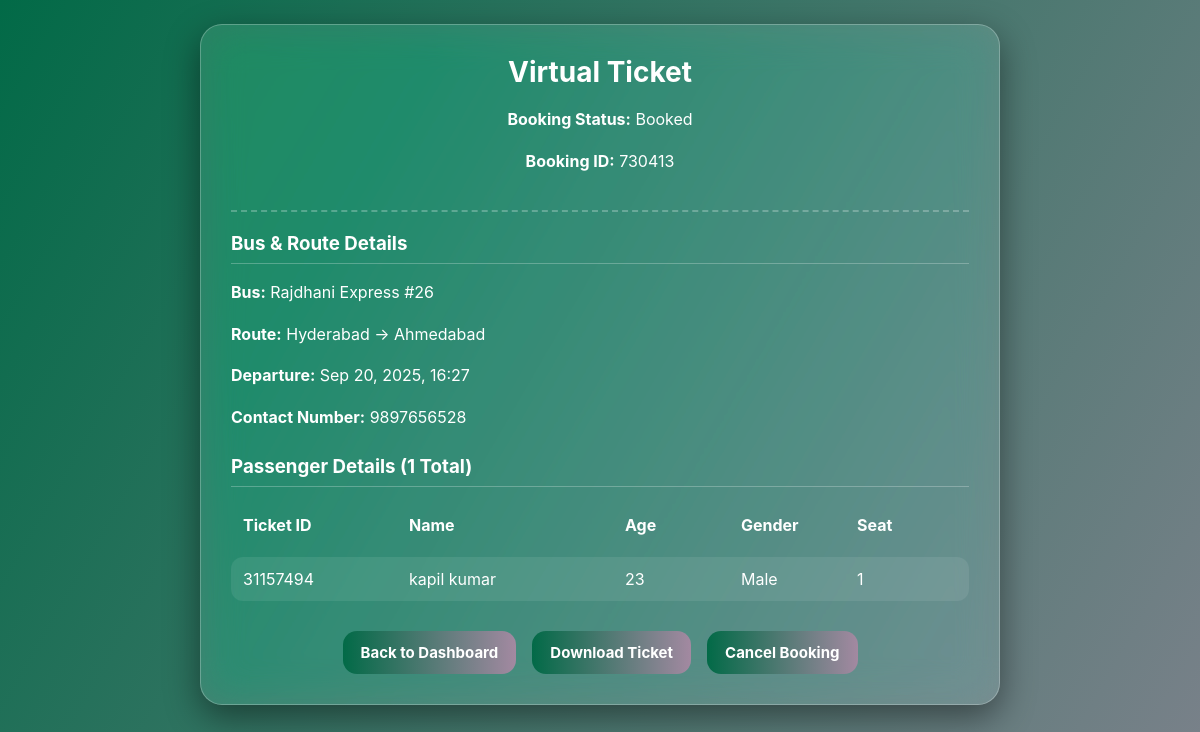
/booking/6/ (signed in), run on an earlier commit of the app's database.
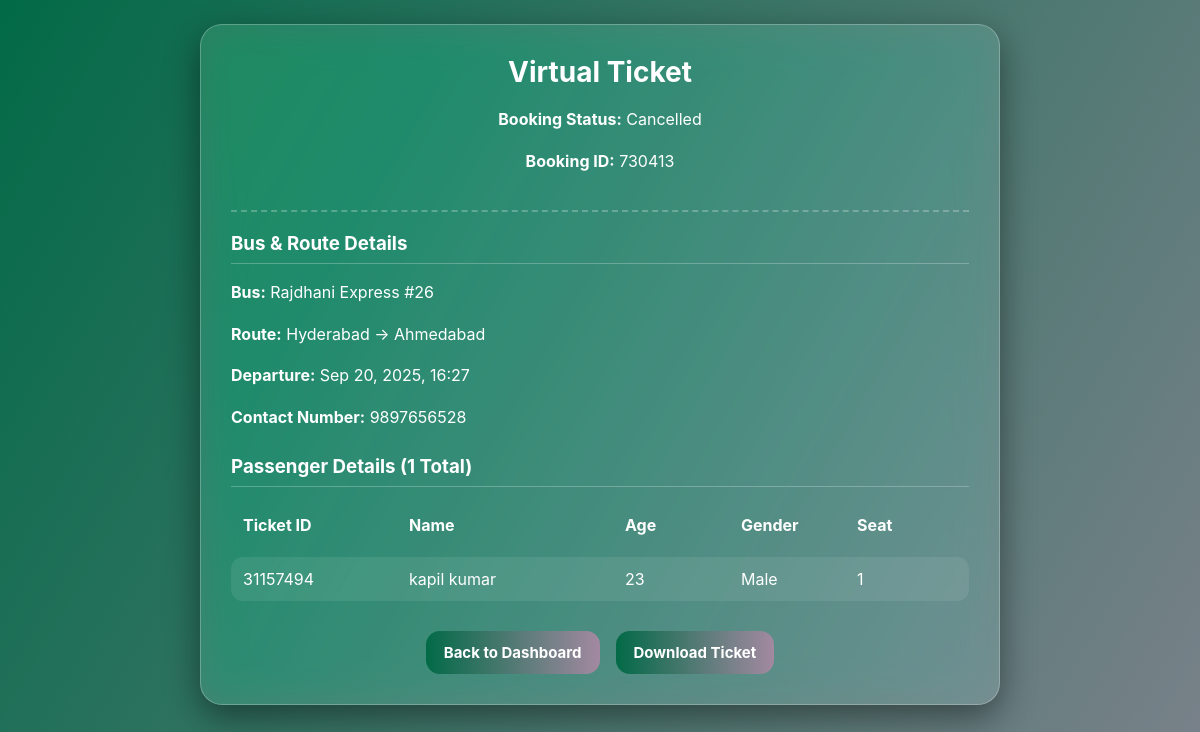
And on a later commit of the database.
### reservation/models.py (models this page shows, shortened)
class Booking(models.Model):
    ticket_id = models.CharField(max_length=6, unique=True, blank=True, editable=False)
    journey_date = models.DateField(null=True, blank=True)
    user = models.ForeignKey(CustomUser, on_delete=models.CASCADE, related_name='bookings')
    bus = models.ForeignKey(Bus, on_delete=models.CASCADE, related_name='bookings')
    phone_number = models.CharField(max_length=15)
    num_passengers = models.PositiveIntegerField()
    total_cost = models.DecimalField(max_digits=10, decimal_places=2)
    booking_time = models.DateTimeField(auto_now_add=True)
    status = models.CharField(max_length=20, choices=[('Booked', 'Booked'), ('Cancelled', 'Cancelled'), ('Pending', 'Pending')], default='Pending')

class Bus(models.Model):
    name = models.CharField(max_length=100)
    source = models.CharField(max_length=100)
    destination = models.CharField(max_length=100)
    departure_time = models.DateTimeField()
    total_seats = models.PositiveIntegerField()
    available_seats = models.PositiveIntegerField()
    ticket_price = models.DecimalField(max_digits=10, decimal_places=2)

class Passenger(models.Model):
    seat_number = models.CharField(max_length=10, null=True, blank=True)
    ticket_id = models.CharField(max_length=8, unique=True, blank=True, editable=False)
    booking = models.ForeignKey(Booking, on_delete=models.CASCADE, related_name='passengers')
    name = models.CharField(max_length=100)
    age = models.PositiveIntegerField()
    GENDER_CHOICES = [('Male', 'Male'), ('Female', 'Female'), ('Other', 'Other')]
    gender = models.CharField(max_length=10, choices=GENDER_CHOICES)

### reservation/views.py (the view)
# urls.py: path('booking/<int:booking_id>/', views.booking_detail_view, name='booking_detail'),
@login_required
def booking_detail_view(request, booking_id):
    booking = get_object_or_404(Booking, id=booking_id, user=request.user)
    passengers = booking.passengers.all()
    return render(request, 'booking_detail.html', {'booking': booking, 'passengers': passengers})

### reservation/templates/booking_detail.html (shortened to what this page needs)
{% extends "base.html" %}
{% block content %}
<div class="grid-center">
    <div class="card ticket-card">
        <div class="ticket-header">
            <h1>Virtual Ticket</h1>
            <p><strong>Booking Status:</strong> <span class="pill">{{ booking.status }}</span></p>
            <p><strong>Booking ID:</strong> {{ booking.ticket_id }}</p>
        </div>
        <div class="ticket-body">
            <h3>Bus & Route Details</h3>
            <p><strong>Bus:</strong> {{ booking.bus.name }}</p>
            <p><strong>Route:</strong> {{ booking.bus.source }} → {{ booking.bus.destination }}</p>
            <p><strong>Departure:</strong> {{ booking.bus.departure_time|date:"M d, Y, H:i" }}</p>
            <p><strong>Contact Number:</strong> {{ booking.phone_number }}</p>
            <h3 style="margin-top: 24px;">Passenger Details ({{ booking.num_passengers }} Total)</h3>
            <div class="passenger-list">
                <div class="passenger-item header">
                    <div>Ticket ID</div>
                    <div>Name</div>
                    <div>Age</div>
                    <div>Gender</div>
                    <div>Seat</div>
                </div>
                {% for passenger in passengers %}
                <div class="passenger-item">
                    <div>{{ passenger.ticket_id }}</div>
                    <div>{{ passenger.name }}</div>
                    <div>{{ passenger.age }}</div>
                    <div>{{ passenger.gender }}</div>
                    <div>{{ passenger.seat_number }}</div>
                </div>
                {% empty %}
                <p>No passenger details found for this booking.</p>
                {% endfor %}
            </div>
        </div>
        <div class="actions">
            <a href="{% url 'index' %}" class="btn">Back to Dashboard</a>
            <a href="{% url 'download_ticket' booking.id %}" class="btn">Download Ticket</a>
            {% if booking.status == 'Booked' %}
            <a class="btn cancel" href="{% url 'cancel_booking' booking.id %}">Cancel Booking</a>
            {% endif %}
        </div>
    </div>
</div>
{% endblock %}

### reservation/templates/base.html (shortened to what this page needs)
<!DOCTYPE html>
<html lang="en">
<head>
<link rel="stylesheet" href="https://rsms.me/inter/inter.css" />
</head>
<body class="{% block body_class %}{% endblock %}">
  {% block content %}{% endblock %}
</body>
</html>

### reservation/templates/base.html (style rules this page uses)
:root { --g1:#026a47; --g2:#a389a1; --g3:#3c2a0b; --g4:#ec4899; --card-bg:rgba(255,255,255,.12); --card-brd:rgba(255,255,255,.25); --white:#fff; --radius:22px; --shadow:0 12px 35px rgba(0,0,0,.45); --table-brd:rgba(255,255,255,.2); }
* { box-sizing:border-box }
html,body { height:100%; margin:0; }
body { font-family:'Inter', system-ui, sans-serif; color:var(--white); background: linear-gradient(120deg,var(--g1),var(--g2),var(--g3),var(--g4)); background-size:400% 400%; animation:gradientMove 14s ease infinite; background-attachment:fixed; }
.btn { display:inline-block; cursor:pointer; text-decoration:none; border:none; border-radius:14px; padding:12px 18px; font-weight:700; font-size:15px; color:#fff; background:linear-gradient(90deg,var(--g1),var(--g2),var(--g3),var(--g4)); background-size:300% 100%; transition:background-position .5s ease, transform .08s ease; }
.card { backdrop-filter:blur(20px) saturate(160%); -webkit-backdrop-filter:blur(20px) saturate(160%); background:var(--card-bg); border:1px solid var(--card-brd); border-radius:var(--radius); box-shadow:var(--shadow); padding:30px; animation:fadeInUp 1s ease-in-out; }
h1,h2,h3 { margin:0 0 18px; font-weight:700; text-align:center; }
h1 { font-size:28px; }
p { line-height:1.6; margin:0 0 16px; }
a { color:var(--white); text-decoration:underline; }

### reservation/templates/booking_detail.html (style rules this page uses)
.grid-center { display: grid; place-items: center; padding: 24px; }
.ticket-card { width: 100%; max-width: 800px; text-align: center; }
.ticket-header { border-bottom: 2px dashed var(--card-brd); padding-bottom: 20px; margin-bottom: 20px; }
.ticket-body { text-align: left; }
.ticket-body h3 { text-align: left; border-bottom: 1px solid var(--card-brd); padding-bottom: 8px; margin-bottom: 16px; }
.passenger-list { list-style: none; padding: 0; }
.passenger-item { display: grid; grid-template-columns: 1.5fr 2fr 1fr 1fr 1fr; gap: 16px; background: rgba(255,255,255,0.08); padding: 12px; border-radius: 12px; margin-bottom: 10px; align-items: center; }
.passenger-item.header { background: none; font-weight: bold; }
.actions { margin-top: 30px; display: flex; justify-content: center; gap: 16px; }

What changed in the data, as far as the page shows it:
changed Booking "Rajdhani Express #26": status "Booked" → "Cancelled"
Also different on the page:
text no longer shown: "Cancel Booking"
